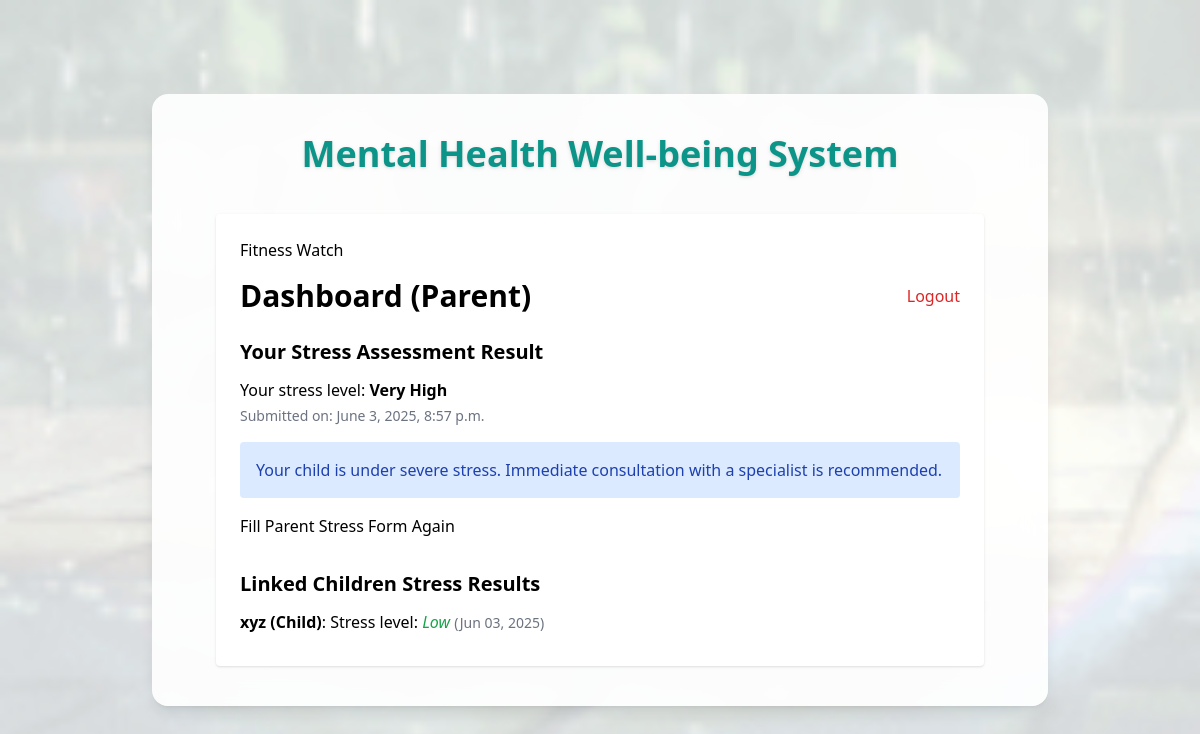
Page /dashboard/ (signed in) on the earlier database version.
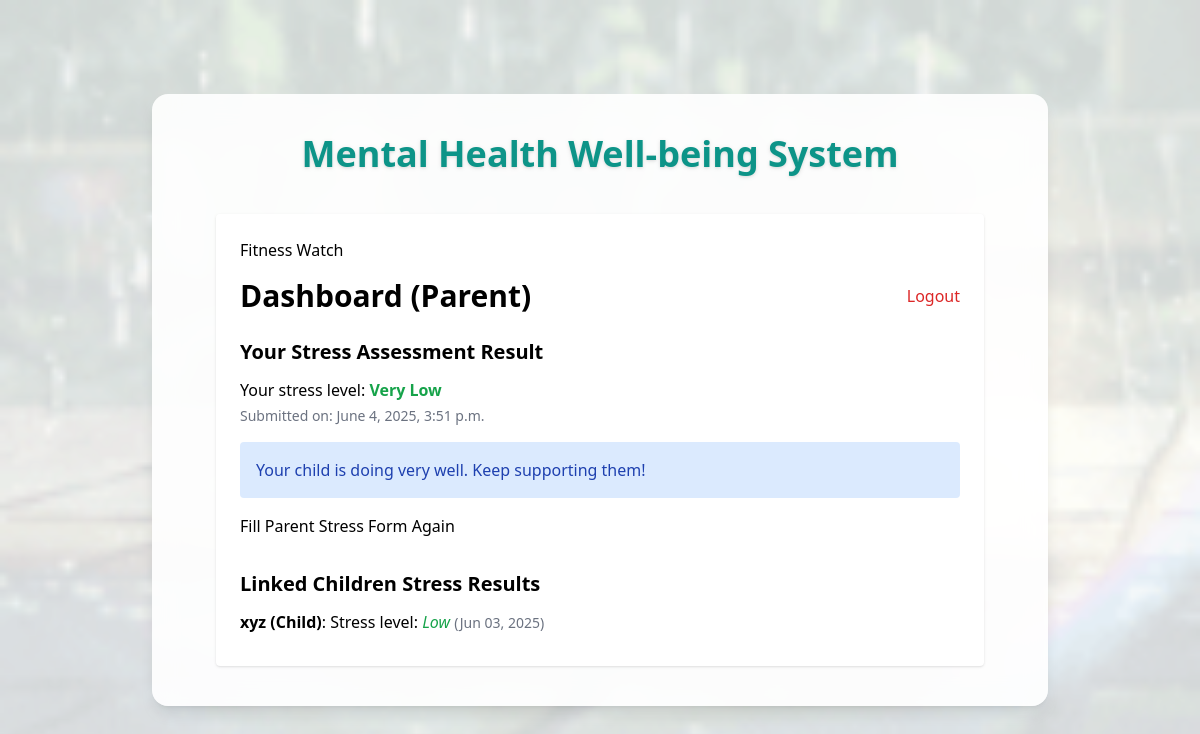
Same page on the later database version.
### mental_health_app/models.py (models this page shows, shortened)
class UserProfile(models.Model):
    ROLE_CHOICES = [('parent', 'Parent'), ('child', 'Child')]
    user = models.OneToOneField(User, on_delete=models.CASCADE)
    role = models.CharField(max_length=10, choices=ROLE_CHOICES)
    linked_parent = models.ForeignKey(User, on_delete=models.CASCADE, null=True, blank=True, related_name='children')

class StressResult(models.Model):
    user = models.OneToOneField(User, on_delete=models.CASCADE)
    stress_level = models.CharField(max_length=20)
    created_at = models.DateTimeField(auto_now_add=True)
    updated_at = models.DateTimeField(auto_now=True)

### mental_health_app/views.py (the view)
# urls.py: path('dashboard/', views.dashboard, name='dashboard'),
@login_required
def dashboard(request):
    profile = request.user.userprofile
    own_result = None
    prescription_msg = None
    linked_results = []
    try:
        own_result = StressResult.objects.get(user=request.user)
        prescription_msg = PRESCRIPTIONS.get((profile.role, own_result.stress_level), "No advice available.")
    except StressResult.DoesNotExist:
        own_result = None
        prescription_msg = None
    if profile.role == 'parent':
        children = UserProfile.objects.filter(linked_parent=request.user, role='child')
        for child_profile in children:
            try:
                res = StressResult.objects.get(user=child_profile.user)
                linked_results.append({
                    'user': child_profile.user.username,
                    'role': 'Child',
                    'stress_level': res.stress_level,
                    'updated_at': res.updated_at
                })
            except StressResult.DoesNotExist:
                linked_results.append({
                    'user': child_profile.user.username,
                    'role': 'Child',
                    'stress_level': None,
                    'updated_at': None
                })
    return render(request, 'stress_app/dashboard.html', {
        'own_result': own_result,
        'prescription_msg': prescription_msg,
        'linked_results': linked_results if profile.role == 'parent' else None,
        'role': profile.role,
    })

### mental_health_app/templates/stress_app/dashboard.html (shortened to what this page needs)
{% extends 'stress_app/base.html' %}
{% block content %}
<div class="max-w-3xl mx-auto mt-10 p-6 bg-white rounded shadow">
  <a href="{% url 'fitness_watch' %}" class="btn-primary mb-4 inline-block">Fitness Watch</a>
  <div class="flex justify-between items-center mb-6">
    <h2 class="text-3xl font-bold">Dashboard ({{ role|title }})</h2>
    <form method="post" action="{% url 'logout' %}">
      <button type="submit" class="btn-logout text-red-600 hover:underline">Logout</button>
    </form>
  </div>
  <section class="mb-8">
    <h3 class="text-xl font-semibold mb-3">Your Stress Assessment Result</h3>
    {% if own_result %}
      {% with level=own_result.stress_level %}
        <p>Your stress level:
          <strong class="
            {% if level == 'Very Low' or level == 'Low' %}text-green-600
            {% elif level == 'Moderate' %}text-yellow-600
            {% elif level == 'High' %}text-orange-600
            {% elif level == 'Severe' %}text-red-600
            {% endif %}
          ">
            {{ level }}
          </strong>
        </p>
        {% if own_result.updated_at %}
          <p class="text-sm text-gray-500 mt-1">
            Submitted on: {{ own_result.updated_at|date:"F j, Y, g:i a" }}
          </p>
        {% endif %}
        {% if prescription_msg %}
          <div class="mt-4 p-4 bg-blue-100 text-blue-800 rounded">
            {{ prescription_msg }}
          </div>
        {% endif %}
      {% endwith %}
      <p class="mt-4">
        <a href="{% url role|add:'_form' %}" class="btn-primary">Fill {{ role|title }} Stress Form Again</a>
      </p>
    {% else %}
      <p>You have not submitted your stress form yet.</p>
      <a href="{% url role|add:'_form' %}" class="btn-primary">Fill {{ role|title }} Stress Form</a>
    {% endif %}
  </section>
  {% if role == 'parent' %}
    <section>
      <h3 class="text-xl font-semibold mb-3">Linked Children Stress Results</h3>
      {% if linked_results %}
        <ul>
          {% for res in linked_results %}
            <li class="mb-2">
              <strong>{{ res.user }} ({{ res.role }})</strong>:
              {% if res.stress_level %}
                Stress level:
                <em class="
                  {% if res.stress_level == 'Very Low' or res.stress_level == 'Low' %}text-green-600
                  {% elif res.stress_level == 'Moderate' %}text-yellow-600
                  {% elif res.stress_level == 'High' %}text-orange-600
                  {% elif res.stress_level == 'Severe' %}text-red-600
                  {% endif %}
                ">
                  {{ res.stress_level }}
                </em>
                {% if res.updated_at %}
                  <span class="text-sm text-gray-500"> ({{ res.updated_at|date:"M d, Y" }})</span>
                {% endif %}
              {% else %}
                Not submitted yet.
                <br>
                Ask your child to <a href="{% url 'login' %}" class="text-blue-600 hover:underline">log in</a> and fill the <a href="{% url 'child_form' %}" class="text-blue-600 hover:underline">Child Stress Form</a>.
              {% endif %}
            </li>
          {% endfor %}
        </ul>
      {% else %}
        <p>No linked children found.</p>
      {% endif %}
    </section>
  {% endif %}
</div>
{% endblock %}

### mental_health_app/templates/stress_app/base.html (shortened to what this page needs)
{% load static %}
<!DOCTYPE html>
<html lang="en">
<head>
  <script src="https://cdn.tailwindcss.com"></script>
</head>
<body class="relative min-h-screen w-full bg-gif bg-fixed bg-no-repeat bg-center bg-cover flex items-center justify-center">
  <main class="relative z-10 w-full max-w-4xl px-6 py-10 bg-white/90 rounded-2xl shadow-lg backdrop-blur-md bg-animated">
    <h2 class="text-4xl font-extrabold text-center text-teal-600 mb-8 drop-shadow">
      Mental Health Well-being System
    </h2>
    {% block content %}{% endblock %}
  </main>
</body>
</html>

Differences in the rows shown:
changed StressResult: stress_level "Very High" → "Very Low"; updated_at "June 3, 2025, 8:57 p.m." → "June 4, 2025, 3:51 p.m."
Other differences:
{{ prescription_msg }}: "Your child is under severe stress. Immediate consultation with a specialist is recommended." → "Your child is doing very well. Keep supporting them!"
